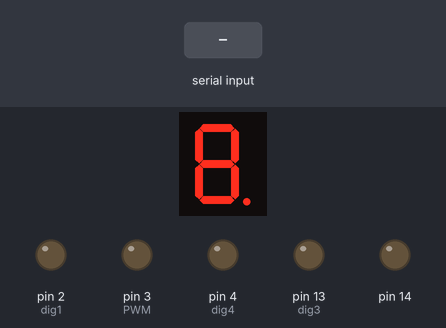
The sketch below on a simulated Arduino Uno, built with avr-gcc and run on an emulated ATmega328P. Shown: 1-digit seven-segment display, output pins drawn as LEDs (lit = HIGH). Wiring (inferred from the names in the program): 1-digit 7-segment display, segments lit when HIGH: segments pin 12, pin 10, pin 8, pin 6, pin 5, pin 11, pin 9, pin 7. The test bench sets the inputs (shaded band). The segment pins are drawn as the display they are named for; pins used as bus, display or sensor lines are not drawn.

Above: at 1.2 s.
1.3 s: "90,45\n" received over Serial
At 2.3 s:
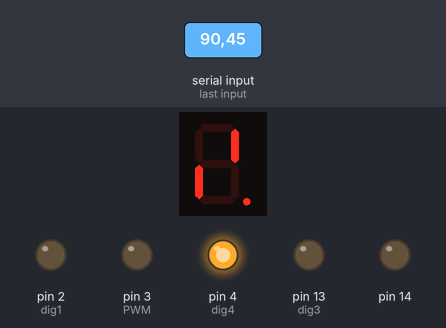
3.0 s: "1\n" received over Serial
At 3.4 s:
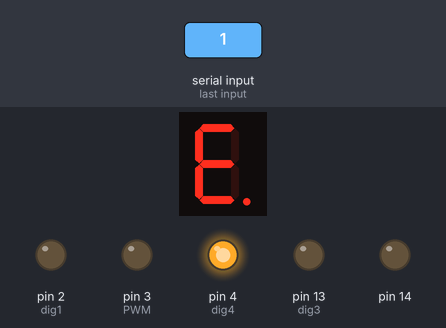
4.6 s: "2\n" received over Serial
At 5.9 s:
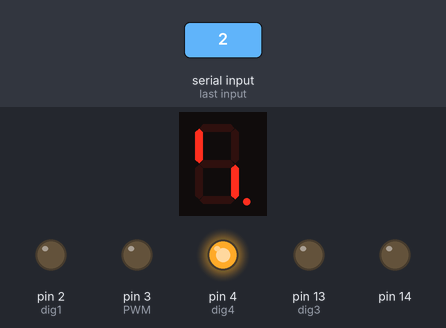
6.2 s: "3\n" received over Serial
At 7.1 s:
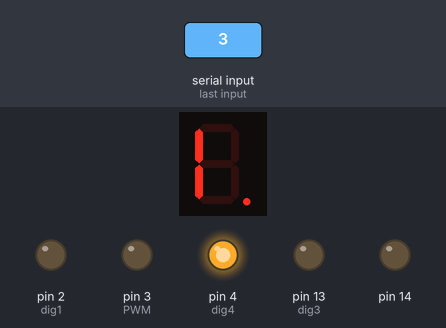
7.8 s: "4\n" received over Serial
At 8.3 s:
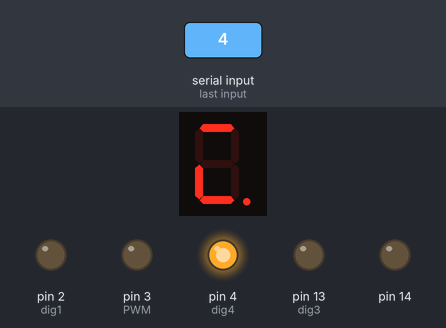
9.4 s: "30,150\n" received over Serial
At 10.7 s:
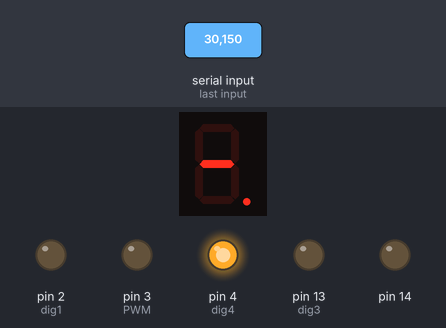
Timing chart, 0 to 12.0 s (numbered marks = the images above; inputs shaded):
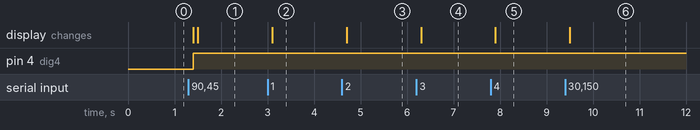

The sketch:

main.ino
```cpp
const int dig1 = 2;
const int dig2 = 1;
const int dig3 = 13;
const int dig4 = 4;

const int a = 12;
const int b = 10;
const int c =  8;
const int d =  6;
const int e =  5;
const int f = 11;
const int g =  9;
const int dp = 7;

const int PWM = 3;

// 全てのDIG(桁)をクリア
void clearDigit(){
    digitalWrite(dig1,LOW);
    digitalWrite(dig2,LOW);
    digitalWrite(dig3,LOW);
    digitalWrite(dig4,LOW);
}
// 全てのセグ(A-G,DP)をクリア
void clearSegment(){
    digitalWrite(a,HIGH);
    digitalWrite(b,HIGH);
    digitalWrite(c,HIGH);
    digitalWrite(d,HIGH);
    digitalWrite(e,HIGH);
    digitalWrite(f,HIGH);
    digitalWrite(g,HIGH);
    digitalWrite(dp,HIGH);
}

void setup() {
  // 全てのピンを出力にする
  for(int i =0; i <= 13; i++){
    if(i+1!=3) pinMode((i+1),OUTPUT);
  }

  // 全てのDIG(桁)をクリア
  clearDigit();

  // 全てのセグ(A-G,DP)をクリア
  clearSegment();

  //シリアル通信
  Serial.begin(9600);
}
void disp(int dig,int num){
  clearSegment(); clearDigit();
  digitalWrite(dig,HIGH);
    switch (num) {
    case 0: // 0を表示
      digitalWrite(a, LOW);
      digitalWrite(b, LOW);
      digitalWrite(c, LOW);
      digitalWrite(d, LOW);
      digitalWrite(e, LOW);
      digitalWrite(f, LOW);
      digitalWrite(g, HIGH); // Gはオフ
      break;
    case 1: // 1を表示
      digitalWrite(a, HIGH);
      digitalWrite(b, LOW);
      digitalWrite(c, LOW);
      digitalWrite(d, HIGH);
      digitalWrite(e, HIGH);
      digitalWrite(f, HIGH);
      digitalWrite(g, HIGH);
      break;
    case 2: // 2を表示
      digitalWrite(a, LOW);
      digitalWrite(b, LOW);
      digitalWrite(c, HIGH);
      digitalWrite(d, LOW);
      digitalWrite(e, LOW);
      digitalWrite(f, HIGH);
      digitalWrite(g, LOW);
      break;
    case 3: // 3を表示
      digitalWrite(a, LOW);
      digitalWrite(b, LOW);
      digitalWrite(c, LOW);
      digitalWrite(d, LOW);
      digitalWrite(e, HIGH);
      digitalWrite(f, HIGH);
      digitalWrite(g, LOW);
      break;
    case 4: // 4を表示
      digitalWrite(a, HIGH);
      digitalWrite(b, LOW);
      digitalWrite(c, LOW);
      digitalWrite(d, HIGH);
      digitalWrite(e, HIGH);
      digitalWrite(f, LOW);
      digitalWrite(g, LOW);
      break;
    case 5: // 5を表示
      digitalWrite(a, LOW);
      digitalWrite(b, HIGH);
      digitalWrite(c, LOW);
      digitalWrite(d, LOW);
      digitalWrite(e, HIGH);
      digitalWrite(f, LOW);
      digitalWrite(g, LOW);
      break;
    case 6: // 6を表示
      digitalWrite(a, LOW);
      digitalWrite(b, HIGH);
      digitalWrite(c, LOW);
      digitalWrite(d, LOW);
      digitalWrite(e, LOW);
      digitalWrite(f, LOW);
      digitalWrite(g, LOW);
      break;
    case 7: // 7を表示
      digitalWrite(a, LOW);
      digitalWrite(b, LOW);
      digitalWrite(c, LOW);
      digitalWrite(d, HIGH);
      digitalWrite(e, HIGH);
      digitalWrite(f, HIGH);
      digitalWrite(g, HIGH);
      break;
    case 8: // 8を表示
      digitalWrite(a, LOW);
      digitalWrite(b, LOW);
      digitalWrite(c, LOW);
      digitalWrite(d, LOW);
      digitalWrite(e, LOW);
      digitalWrite(f, LOW);
      digitalWrite(g, LOW);
      break;
    case 9: // 9を表示
      digitalWrite(a, LOW);
      digitalWrite(b, LOW);
      digitalWrite(c, LOW);
      digitalWrite(d, LOW);
      digitalWrite(e, HIGH);
      digitalWrite(f, LOW);
      digitalWrite(g, LOW);
      break;
    case -1://dot
      digitalWrite(dp,LOW);
      break;
    default: // 0-9以外の数字が来た場合、全てオフにするか、エラー表示など
      break;
  }
  if(dig==dig2) digitalWrite(dp,LOW);
  delayMicroseconds(50);
}
void meter(int val){
  double v = val;
  v /= 1000;
  v *= 255;
  int vt = (int) v;
  analogWrite(PWM,vt);
}
void dispmem(int val){
  //int valt = 800;
  //valt *= val;
  //valt /= 1000;
  //Serial.println(valt);
  int valt = val;
  //disp(dig1,valt/1000);
  //disp(dig1,5);
  disp(dig2,(valt/100)%10);
  disp(dig3,(valt/10)%10);
  disp(dig4,valt%10);
}
void loop() {
  if (Serial.available() > 0) { // シリアルデータが利用可能かチェック
    int receivedInt = Serial.parseInt();//0-100
    while (Serial.available()) {
      Serial.read();
    }
    int cpustatus = receivedInt/10000;
    int memstatus = receivedInt%10000;// 456 = 45.6%
    meter(cpustatus);
    //Serial.println(cpustatus);
    delay(100);
    dispmem(memstatus);
    //Serial.println(memstatus);
  }
  /*
  disp(dig3,9);
  disp(dig3,-1);
  meter(255);
  */
}
```

Measured:
- after the input at 1.3 s, pin 4 (dig4): LOW → HIGH after 0.10 s; the display: first changes after 0.10 s (image 1 shows a later state)
- after the input at 3.0 s, the display: changes after 0.10 s (image 2)
- after the input at 4.6 s, the display: changes after 0.10 s (image 3)
- after the input at 6.2 s, the display: changes after 0.10 s (image 4)
- after the input at 7.8 s, the display: changes after 0.10 s (image 5)
- after the input at 9.4 s, the display: changes after 0.10 s (image 6)
